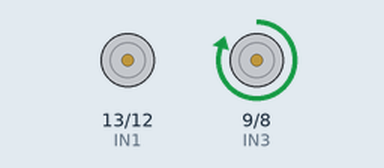
A sketch run on a simulated Arduino Uno, built with avr-gcc and run on an emulated ATmega328P. On the bench: motor-driver pin pairs drawn as motors (green arrow = first pin HIGH = forward, orange = second pin HIGH = backward, longer = more drive, scaled by the enable pin).

Above: at 0.08 s.
At 9.99 s:
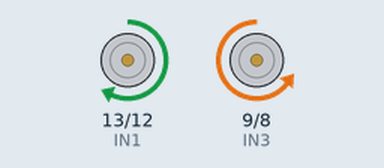
At 20.0 s:
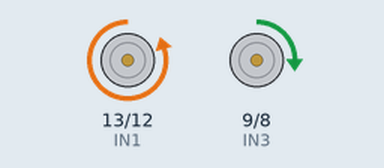
At 39.93 s:
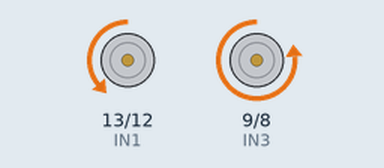
Timing chart, 0 to 40.0 s (numbered marks = the images above):
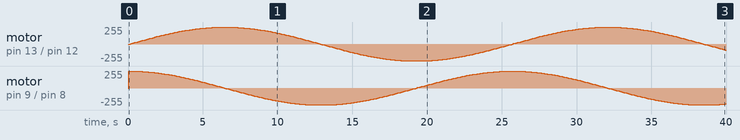

The sketch:

microstepping_bipolar.ino
```cpp
// Nombre de pas internes pour la table sinusoïdale
#define TABLE_SIZE 256

// Tableau pour stocker les valeurs de sinus
uint8_t sinTable[TABLE_SIZE];

const int ENA = 11;    // PWM pour enroulement A
const int IN1 = 13;    // Direction enroulement A
const int IN2 = 12;    // Direction enroulement A
const int ENB = 10;    // PWM pour enroulement B
const int IN3 = 9;   // Direction enroulement B
const int IN4 = 8;   // Direction enroulement B

void setup() {
  pinMode(ENA, OUTPUT);
  pinMode(IN1, OUTPUT);
  pinMode(IN2, OUTPUT);
  pinMode(ENB, OUTPUT);
  pinMode(IN3, OUTPUT);
  pinMode(IN4, OUTPUT);

  // Calcul de la table sinusoïdale
  // On utilise la fonction sin() fournie par Arduino (math.h)
  // sin(x) x en radians, renvoie un flottant entre -1 et +1
  // On veut des valeurs entre 0 et 255 centrées autour de 128
  for (int i = 0; i < TABLE_SIZE; i++) {
    float angle = 2.0 * PI * (float)i / (float)TABLE_SIZE;
    float s = sin(angle); // s va de -1 à +1
    // On convertit s en plage 0 à 255 :  s * 127 + 128
    int val = (int)(s * 127.0 + 128.0);
    // On s'assure que val est dans [0, 255]
    if (val < 0) val = 0;
    if (val > 255) val = 255;
    sinTable[i] = (uint8_t)val;
  }

  // Initialisation des sorties
  digitalWrite(IN1, LOW);
  digitalWrite(IN2, LOW);
  digitalWrite(IN3, LOW);
  digitalWrite(IN4, LOW);
  analogWrite(ENA, 0);
  analogWrite(ENB, 0);
}

void loop() {
  static int idx = 0;
  setMotorOutputs(idx);
  idx = (idx + 1) % TABLE_SIZE;
  delay(100);
}

void setMotorOutputs(int index) {
  int offset = 128;
  int shift = TABLE_SIZE / 4;

  int valA = sinTable[index];
  int valB = sinTable[(index + shift) % TABLE_SIZE];

  int A_amp = abs(valA - offset);
  int B_amp = abs(valB - offset);

  // Direction A
  if (valA >= offset) {
    digitalWrite(IN1, HIGH);
    digitalWrite(IN2, LOW);
  } else {
    digitalWrite(IN1, LOW);
    digitalWrite(IN2, HIGH);
  }

  // Direction B
  if (valB >= offset) {
    digitalWrite(IN3, HIGH);
    digitalWrite(IN4, LOW);
  } else {
    digitalWrite(IN3, LOW);
    digitalWrite(IN4, HIGH);
  }

  // Calcul du PWM
  int A_pwm = A_amp * 2;
  int B_pwm = B_amp * 2;

  if (A_pwm > 255) A_pwm = 255;
  if (B_pwm > 255) B_pwm = 255;

  analogWrite(ENA, A_pwm);
  analogWrite(ENB, B_pwm);
}
```

Measured:
- by itself, motor on pin 9 (IN3) / pin 8 (IN4): stopped → forward 254/255 at 0.04 s, → forward 252/255 0.10 s later, → forward 250/255 0.50 s later, → forward 248/255 0.20 s later, … (354 changes in this stretch)
